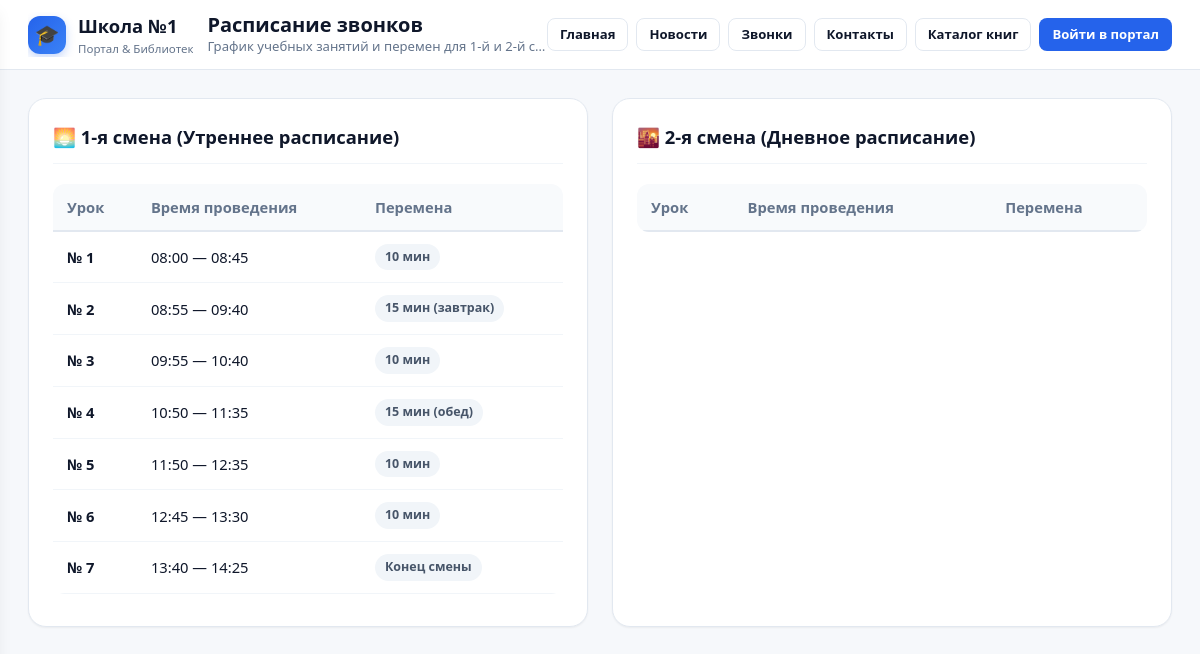
/bells/, run on the app's committed database.
### school/models.py (models this page shows, shortened)
class BellSchedule(models.Model):
    lesson_number = models.PositiveSmallIntegerField(verbose_name="Номер урока")
    start_time = models.TimeField(verbose_name="Начало")
    end_time = models.TimeField(verbose_name="Конец")
    shift = models.IntegerField(default=1, choices=[(1, '1-я смена'), (2, '2-я смена')], verbose_name="Смена")
    break_duration = models.CharField(max_length=30, blank=True, verbose_name="Перемена (мин)")
    class Meta:
        verbose_name = "Расписание звонков"
        verbose_name_plural = "Расписание звонков"
        ordering = ['shift', 'lesson_number']

### school/public_views.py (the view)
# urls.py: path('bells/', public_views.bells_view, name='bells'),
def bells_view(request):
    shift1 = BellSchedule.objects.filter(shift=1).order_by('lesson_number')
    shift2 = BellSchedule.objects.filter(shift=2).order_by('lesson_number')
    return render(request, 'public/bells.html', {
        'shift1': shift1,
        'shift2': shift2,
    })

### accounts/context_processors.py (called while the page is built, shortened)
def user_portal_context(request):
    context = {
        'all_roles': Role.choices,
        'user_role': None,
        'unread_messages_count': 0,
        'user_overdue_books_count': 0,
        'pending_reservations_count': 0,
        'user_active_loans_count': 0,
    }
    return context

### templates/public/bells.html (shortened to what this page needs)
{% extends 'base.html' %}
{% load static %}
{% block page_title %}Расписание звонков{% endblock %}
{% block page_subtitle %}График учебных занятий и перемен для 1-й и 2-й смен{% endblock %}
{% block content %}
<div class="grid-2">
  <div class="card">
    <div class="card-header">
      <h2 class="card-title">🌅 1-я смена (Утреннее расписание)</h2>
    </div>
    <div class="table-responsive">
      <table class="custom-table">
        <thead>
          <tr>
            <th>Урок</th>
            <th>Время проведения</th>
            <th>Перемена</th>
          </tr>
        </thead>
        <tbody>
          {% for b in shift1 %}
            <tr>
              <td><strong>№ {{ b.lesson_number }}</strong></td>
              <td>{{ b.start_time|time:"H:i" }} — {{ b.end_time|time:"H:i" }}</td>
              <td><span class="badge badge-secondary">{{ b.break_duration|default:"10 мин" }}</span></td>
            </tr>
          {% endfor %}
        </tbody>
      </table>
    </div>
  </div>
  <div class="card">
    <div class="card-header">
      <h2 class="card-title">🌇 2-я смена (Дневное расписание)</h2>
    </div>
    <div class="table-responsive">
      <table class="custom-table">
        <thead>
          <tr>
            <th>Урок</th>
            <th>Время проведения</th>
            <th>Перемена</th>
          </tr>
        </thead>
      </table>
    </div>
  </div>
</div>
{% endblock %}

### static/css/style.css (style rules this page uses)
:root { --font-base: system-ui, -apple-system, "Segoe UI", Roboto, "Helvetica Neue", Arial, sans-serif; --font-size: 15px; --bg-app: #f6f8fb; --bg-card: #ffffff; --bg-card-subtle: #f8fafc; --border-color: #e2e8f0; --border-light: #f1f5f9; --text-main: #0f172a; --text-muted: #64748b; --text-subtle: #94a3b8; --primary: #2563eb; --primary-hover: #1d4ed8; --primary-subtle: #eff6ff; --primary-text: #1d4ed8; --success: #10b981; --success-subtle: #ecfdf5; --success-text: #047857; --warning: #f59e0b; --warning-subtle: #fffbeb; --warning-text: #b45309; --danger: #ef4444; --danger-subtle: #fef2f2; --danger-text: #b91c1c; --sidebar-width: 280px; --sidebar-collapsed-width: 80px; --topbar-height: 70px; --radius-sm: 8px; --radius-md: 12px; --radius-lg: 18px; --radius-full: 9999px; --shadow-sm: 0 1px 2px 0 rgba(0, 0, 0, 0.05); --shadow-md: 0 4px 6px -1px rgba(0, 0, 0, 0.07), 0 2px 4px -2px rgba(0, 0, 0, 0.05); --shadow-lg: 0 10px 15px -3px rgba(0, 0, 0, 0.08), 0 4px 6px -4px rgba(0, 0, 0, 0.04); --transition: all 0.25s cubic-bezier(0.4, 0, 0.2, 1); }
*, *::before, *::after { box-sizing: border-box; margin: 0; padding: 0; }
body { font-family: var(--font-base); font-size: var(--font-size); color: var(--text-main); background-color: var(--bg-app); line-height: 1.5; -webkit-font-smoothing: antialiased; min-height: 100vh; overflow-x: hidden; }
.card { background: var(--bg-card); border: 1px solid var(--border-color); border-radius: var(--radius-lg); box-shadow: var(--shadow-sm); padding: 24px; margin-bottom: 24px; transition: var(--transition); animation: cardFadeIn 0.35s ease forwards; }
.card-header { display: flex; align-items: center; justify-content: space-between; margin-bottom: 20px; padding-bottom: 12px; border-bottom: 1px solid var(--border-light); gap: 12px; flex-wrap: wrap; }
.card-title { font-size: 1.15rem; font-weight: 700; color: var(--text-main); display: flex; align-items: center; gap: 10px; }
.grid-2 { display: grid; grid-template-columns: repeat(2, 1fr); gap: 24px; }
.badge { display: inline-flex; align-items: center; gap: 5px; padding: 4px 10px; font-size: 0.78rem; font-weight: 600; border-radius: var(--radius-full); white-space: nowrap; }
.badge-secondary { background: #f1f5f9; color: #475569; }
.table-responsive { width: 100%; overflow-x: auto; -webkit-overflow-scrolling: touch; border-radius: var(--radius-md); margin-bottom: 8px; }
.custom-table { width: 100%; border-collapse: collapse; font-size: 0.92rem; }
.custom-table th { background: var(--bg-card-subtle); color: var(--text-muted); font-weight: 600; text-align: left; padding: 12px 14px; border-bottom: 2px solid var(--border-color); white-space: nowrap; }
.custom-table td { padding: 12px 14px; border-bottom: 1px solid var(--border-light); vertical-align: middle; }

### data on the page
BellSchedule: lesson_number "1", start_time "08:00", end_time "08:45", break_duration "10 мин"
BellSchedule: lesson_number "2", start_time "08:55", end_time "09:40", break_duration "15 мин (завтрак)"
BellSchedule: lesson_number "3", start_time "09:55", end_time "10:40", break_duration "10 мин"
BellSchedule: lesson_number "4", start_time "10:50", end_time "11:35", break_duration "15 мин (обед)"
BellSchedule: lesson_number "5", start_time "11:50", end_time "12:35", break_duration "10 мин"
BellSchedule: lesson_number "6", start_time "12:45", end_time "13:30", break_duration "10 мин"
BellSchedule: lesson_number "7", start_time "13:40", end_time "14:25", break_duration "Конец смены"
